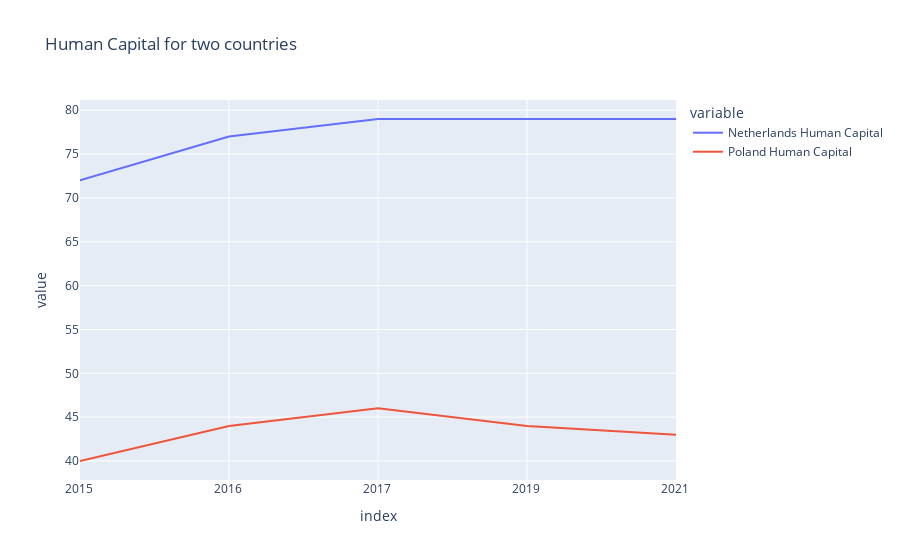
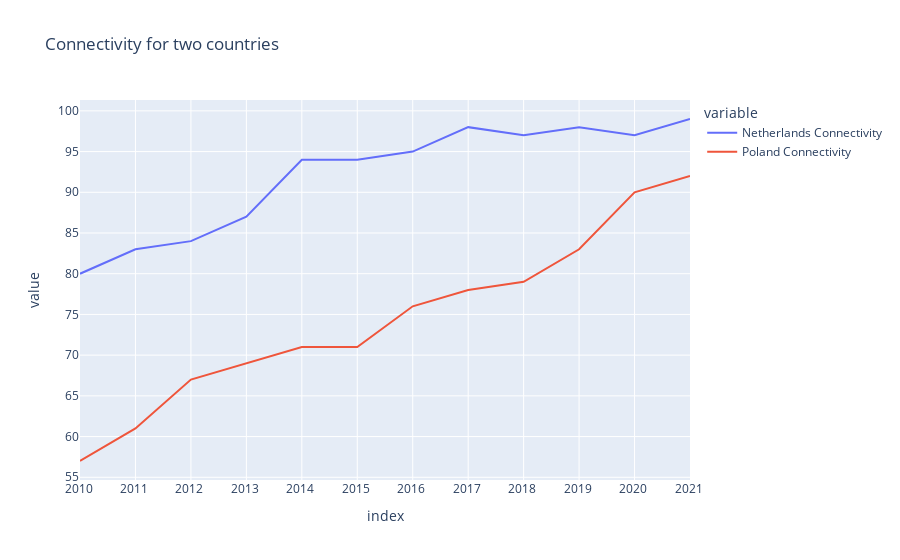
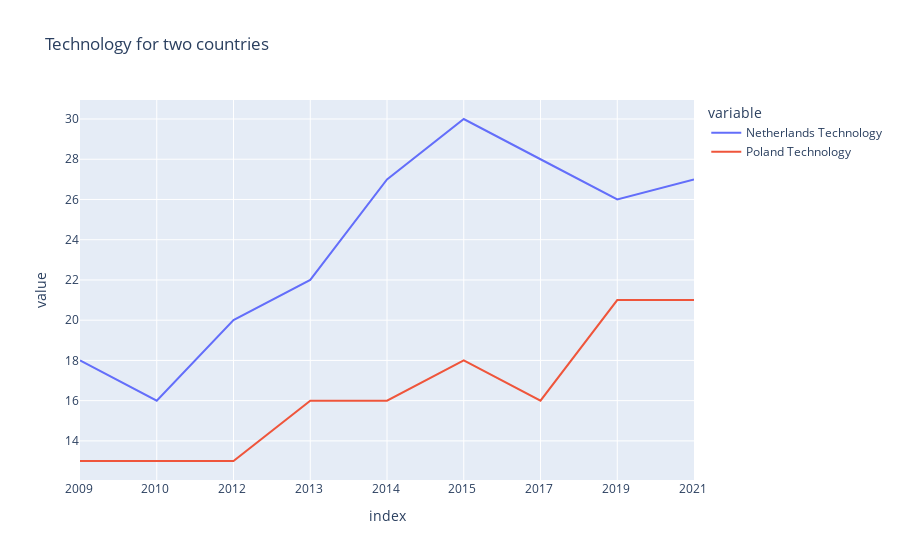
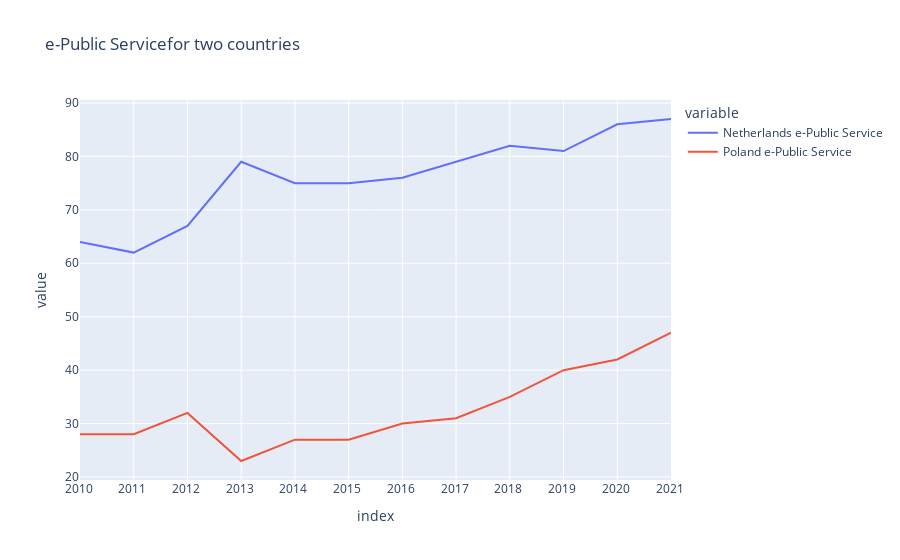

Here is the notebook cell these charts were saved with, in order:
### Markdown cell above
# Part 3 - Data Visualization

### Code cell
fig1 = px.line(df_human, x=df_human.index, y=human_col, title="Human Capital for two countries")
fig1.show()

fig2 = px.line(df_conn, x=df_conn.index, y=conn_col, title="Connectivity for two countries")
fig2.show()

fig3 = px.line(df_tech, x=df_tech.index, y=tech_col, title="Technology for two countries")
fig3.show()

fig4 = px.line(df_pub, x=df_pub.index, y=pub_col, title="e-Public Servicefor two countries")
fig4.show()

### Figure 1 — Plotly figure (JSON) as saved in the notebook; plotly's stock layout.template omitted (floating-point values rounded to 4 significant figures)
{"data": [{"hovertemplate": "variable=Netherlands Human Capital<br>index=%{x}<br>value=%{y}<extra></extra>", "legendgroup": "Netherlands Human Capital", "line": {"color": "#636efa", "dash": "solid"}, "marker": {"symbol": "circle"}, "mode": "lines", "name": "Netherlands Human Capital", "orientation": "v", "showlegend": true, "type": "scatter", "x": ["2015 ", "2016 ", "2017 ", "2019 ", "2021 "], "xaxis": "x", "y": [72, 77, 79, 79, 79], "yaxis": "y"}, {"hovertemplate": "variable=Poland Human Capital<br>index=%{x}<br>value=%{y}<extra></extra>", "legendgroup": "Poland Human Capital", "line": {"color": "#EF553B", "dash": "solid"}, "marker": {"symbol": "circle"}, "mode": "lines", "name": "Poland Human Capital", "orientation": "v", "showlegend": true, "type": "scatter", "x": ["2015 ", "2016 ", "2017 ", "2019 ", "2021 "], "xaxis": "x", "y": [40, 44, 46, 44, 43], "yaxis": "y"}], "layout": {"legend": {"title": {"text": "variable"}, "tracegroupgap": 0}, "title": {"text": "Human Capital for two countries"}, "xaxis": {"anchor": "y", "domain": [0, 1], "title": {"text": "index"}}, "yaxis": {"anchor": "x", "domain": [0, 1], "title": {"text": "value"}}}}

### Figure 2 — Plotly figure (JSON) as saved in the notebook; plotly's stock layout.template omitted (floating-point values rounded to 4 significant figures)
{"data": [{"hovertemplate": "variable=Netherlands Connectivity<br>index=%{x}<br>value=%{y}<extra></extra>", "legendgroup": "Netherlands Connectivity", "line": {"color": "#636efa", "dash": "solid"}, "marker": {"symbol": "circle"}, "mode": "lines", "name": "Netherlands Connectivity", "orientation": "v", "showlegend": true, "type": "scatter", "x": ["2010 ", "2011 ", "2012 ", "2013 ", "2014 ", "2015 ", "2016 ", "2017 ", "2018 ", "2019 ", "2020 ", "2021 "], "xaxis": "x", "y": [80, 83, 84, 87, 94, 94, 95, 98, 97, 98, 97, 99], "yaxis": "y"}, {"hovertemplate": "variable=Poland Connectivity<br>index=%{x}<br>value=%{y}<extra></extra>", "legendgroup": "Poland Connectivity", "line": {"color": "#EF553B", "dash": "solid"}, "marker": {"symbol": "circle"}, "mode": "lines", "name": "Poland Connectivity", "orientation": "v", "showlegend": true, "type": "scatter", "x": ["2010 ", "2011 ", "2012 ", "2013 ", "2014 ", "2015 ", "2016 ", "2017 ", "2018 ", "2019 ", "2020 ", "2021 "], "xaxis": "x", "y": [57, 61, 67, 69, 71, 71, 76, 78, 79, 83, 90, 92], "yaxis": "y"}], "layout": {"legend": {"title": {"text": "variable"}, "tracegroupgap": 0}, "title": {"text": "Connectivity for two countries"}, "xaxis": {"anchor": "y", "domain": [0, 1], "title": {"text": "index"}}, "yaxis": {"anchor": "x", "domain": [0, 1], "title": {"text": "value"}}}}

### Figure 3 — Plotly figure (JSON) as saved in the notebook; plotly's stock layout.template omitted (floating-point values rounded to 4 significant figures)
{"data": [{"hovertemplate": "variable=Netherlands Technology<br>index=%{x}<br>value=%{y}<extra></extra>", "legendgroup": "Netherlands Technology", "line": {"color": "#636efa", "dash": "solid"}, "marker": {"symbol": "circle"}, "mode": "lines", "name": "Netherlands Technology", "orientation": "v", "showlegend": true, "type": "scatter", "x": ["2009 ", "2010 ", "2012 ", "2013 ", "2014 ", "2015 ", "2017 ", "2019 ", "2021 "], "xaxis": "x", "y": [18, 16, 20, 22, 27, 30, 28, 26, 27], "yaxis": "y"}, {"hovertemplate": "variable=Poland Technology<br>index=%{x}<br>value=%{y}<extra></extra>", "legendgroup": "Poland Technology", "line": {"color": "#EF553B", "dash": "solid"}, "marker": {"symbol": "circle"}, "mode": "lines", "name": "Poland Technology", "orientation": "v", "showlegend": true, "type": "scatter", "x": ["2009 ", "2010 ", "2012 ", "2013 ", "2014 ", "2015 ", "2017 ", "2019 ", "2021 "], "xaxis": "x", "y": [13, 13, 13, 16, 16, 18, 16, 21, 21], "yaxis": "y"}], "layout": {"legend": {"title": {"text": "variable"}, "tracegroupgap": 0}, "title": {"text": "Technology for two countries"}, "xaxis": {"anchor": "y", "domain": [0, 1], "title": {"text": "index"}}, "yaxis": {"anchor": "x", "domain": [0, 1], "title": {"text": "value"}}}}

### Figure 4 — Plotly figure (JSON) as saved in the notebook; plotly's stock layout.template omitted (floating-point values rounded to 4 significant figures)
{"data": [{"hovertemplate": "variable=Netherlands e-Public Service<br>index=%{x}<br>value=%{y}<extra></extra>", "legendgroup": "Netherlands e-Public Service", "line": {"color": "#636efa", "dash": "solid"}, "marker": {"symbol": "circle"}, "mode": "lines", "name": "Netherlands e-Public Service", "orientation": "v", "showlegend": true, "type": "scatter", "x": ["2010 ", "2011 ", "2012 ", "2013 ", "2014 ", "2015 ", "2016 ", "2017 ", "2018 ", "2019 ", "2020 ", "2021 "], "xaxis": "x", "y": [64, 62, 67, 79, 75, 75, 76, 79, 82, 81, 86, 87], "yaxis": "y"}, {"hovertemplate": "variable=Poland e-Public Service<br>index=%{x}<br>value=%{y}<extra></extra>", "legendgroup": "Poland e-Public Service", "line": {"color": "#EF553B", "dash": "solid"}, "marker": {"symbol": "circle"}, "mode": "lines", "name": "Poland e-Public Service", "orientation": "v", "showlegend": true, "type": "scatter", "x": ["2010 ", "2011 ", "2012 ", "2013 ", "2014 ", "2015 ", "2016 ", "2017 ", "2018 ", "2019 ", "2020 ", "2021 "], "xaxis": "x", "y": [28, 28, 32, 23, 27, 27, 30, 31, 35, 40, 42, 47], "yaxis": "y"}], "layout": {"legend": {"title": {"text": "variable"}, "tracegroupgap": 0}, "title": {"text": "e-Public Servicefor two countries"}, "xaxis": {"anchor": "y", "domain": [0, 1], "title": {"text": "index"}}, "yaxis": {"anchor": "x", "domain": [0, 1], "title": {"text": "value"}}}}
